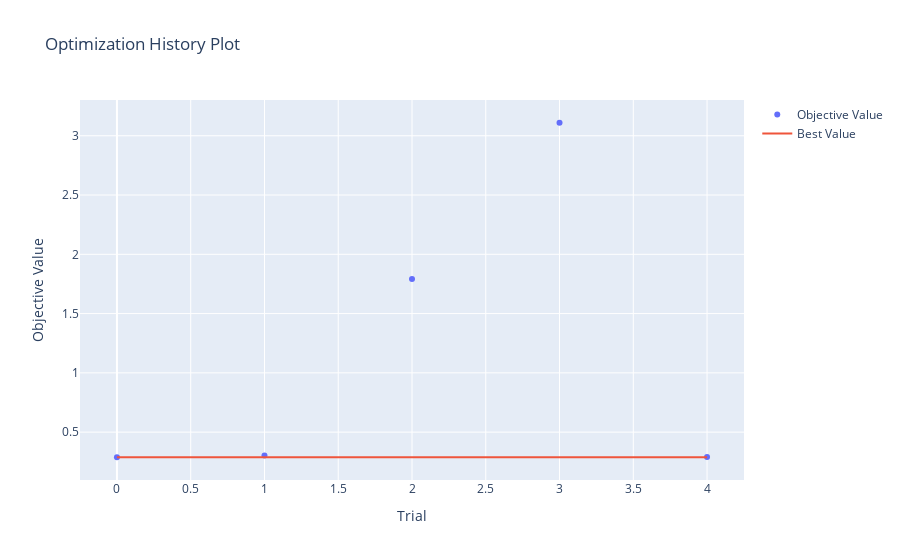

Notebook source saved alongside this figure:
### Code cell
fig = vis.plot_optimization_history(study)
fig.show()

### Figure 1 — Plotly figure (JSON) as saved in the notebook; plotly's stock layout.template omitted (floating-point values rounded to 4 significant figures)
{"data": [{"mode": "markers", "name": "Objective Value", "type": "scatter", "x": [0, 1, 2, 3, 4], "y": [0.2882, 0.3039, 1.793, 3.11, 0.2895]}, {"mode": "lines", "name": "Best Value", "type": "scatter", "x": [0, 1, 2, 3, 4], "y": [0.2882, 0.2882, 0.2882, 0.2882, 0.2882]}, {"marker": {"color": "#cccccc"}, "mode": "markers", "name": "Infeasible Trial", "showlegend": false, "type": "scatter", "x": [], "y": []}], "layout": {"title": {"text": "Optimization History Plot"}, "xaxis": {"title": {"text": "Trial"}}, "yaxis": {"title": {"text": "Objective Value"}}}}
